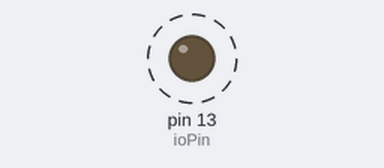
The sketch below on a simulated Arduino Uno, built with avr-gcc and run on an emulated ATmega328P. Shown: output pins drawn as LEDs (lit = HIGH). Dashed ring = blinking. What the sketch prints to the serial monitor is not drawn.

Above: at 0.5 s.
Timing chart, 0 to 4.6 s (numbered marks = the images above):
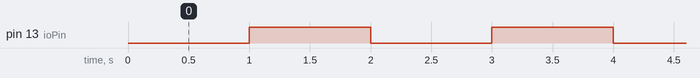

The sketch:

outputTest1.ino
```cpp
int ioPin = 13;
int ioTest = LOW;

void setup()
{
  pinMode(ioPin,OUTPUT);
  Serial.begin(9600);
}

void loop()
{
  digitalWrite(ioPin,ioTest);

  if(ioTest == HIGH)
  {
    delay(1000);
    Serial.println("HIGH");
    ioTest = LOW;
  }
  else if(ioTest == LOW)
  {
    delay(1000);
    Serial.println("LOW");
    ioTest = HIGH;
  }


}
```

Measured:
- by itself, pin 13 (ioPin): alternates HIGH for 1.0 s and LOW for 1.0 s
